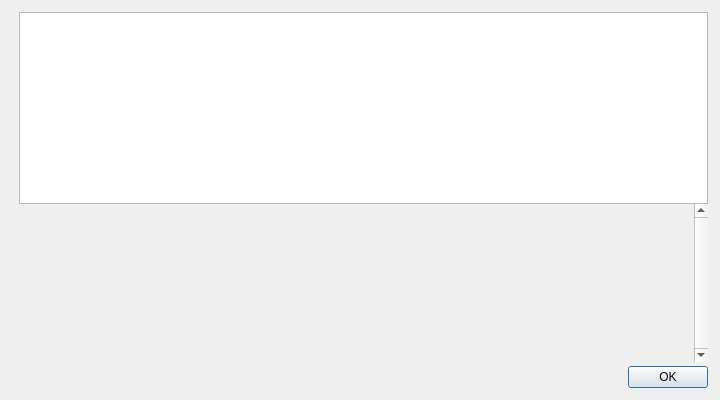
<?xml version="1.0" encoding="UTF-8"?>
<ui version="4.0">
 <class>HelpMessageDialog</class>
 <widget class="QDialog" name="HelpMessageDialog">
  <property name="geometry">
   <rect>
    <x>0</x>
    <y>0</y>
    <width>720</width>
    <height>400</height>
   </rect>
  </property>
  <layout class="QHBoxLayout" name="horizontalLayout_2">
   <property name="spacing">
    <number>0</number>
   </property>
   <property name="leftMargin">
    <number>12</number>
   </property>
   <property name="topMargin">
    <number>12</number>
   </property>
   <property name="rightMargin">
    <number>12</number>
   </property>
   <property name="bottomMargin">
    <number>12</number>
   </property>
   <item>
    <layout class="QVBoxLayout" name="verticalLayoutLogo" stretch="0,0">
     <property name="leftMargin">
      <number>0</number>
     </property>
     <property name="topMargin">
      <number>4</number>
     </property>
     <property name="rightMargin">
      <number>0</number>
     </property>
     <item>
      <widget class="QLabel" name="aboutLogo">
       <property name="sizePolicy">
        <sizepolicy hsizetype="Preferred" vsizetype="Ignored">
         <horstretch>0</horstretch>
         <verstretch>0</verstretch>
        </sizepolicy>
       </property>
       <property name="maximumSize">
        <size>
         <width>100</width>
         <height>100</height>
        </size>
       </property>
       <property name="pixmap">
        <pixmap resource="../bitcoin.qrc">:/icons/bitcoin</pixmap>
       </property>
       <property name="scaledContents">
        <bool>true</bool>
       </property>
       <property name="alignment">
        <set>Qt::AlignLeading|Qt::AlignLeft|Qt::AlignTop</set>
       </property>
      </widget>
     </item>
     <item>
      <widget class="QFrame" name="frame">
       <property name="frameShape">
        <enum>QFrame::NoFrame</enum>
       </property>
       <property name="frameShadow">
        <enum>QFrame::Raised</enum>
       </property>
      </widget>
     </item>
    </layout>
   </item>
   <item>
    <layout class="QVBoxLayout" name="verticalLayout">
     <item>
      <widget class="QTextEdit" name="helpMessage">
       <property name="readOnly">
        <bool>true</bool>
       </property>
      </widget>
     </item>
     <item>
      <widget class="QScrollArea" name="scrollArea">
       <property name="frameShape">
        <enum>QFrame::NoFrame</enum>
       </property>
       <property name="verticalScrollBarPolicy">
        <enum>Qt::ScrollBarAlwaysOn</enum>
       </property>
       <property name="widgetResizable">
        <bool>true</bool>
       </property>
       <widget class="QWidget" name="scrollAreaWidgetContents">
        <layout class="QVBoxLayout" name="verticalLayout_2">
         <item>
          <widget class="QLabel" name="aboutMessage">
           <property name="cursor">
            <cursorShape>IBeamCursor</cursorShape>
           </property>
           <property name="textFormat">
            <enum>Qt::PlainText</enum>
           </property>
           <property name="alignment">
            <set>Qt::AlignLeading|Qt::AlignLeft|Qt::AlignTop</set>
           </property>
           <property name="openExternalLinks">
            <bool>true</bool>
           </property>
           <property name="textInteractionFlags">
            <set>Qt::LinksAccessibleByMouse|Qt::TextSelectableByKeyboard|Qt::TextSelectableByMouse</set>
           </property>
          </widget>
         </item>
        </layout>
       </widget>
      </widget>
     </item>
     <item>
      <spacer name="verticalSpacer">
       <property name="orientation">
        <enum>Qt::Vertical</enum>
       </property>
       <property name="sizeType">
        <enum>QSizePolicy::Fixed</enum>
       </property>
       <property name="sizeHint" stdset="0">
        <size>
         <width>4</width>
         <height>4</height>
        </size>
       </property>
      </spacer>
     </item>
     <item>
      <widget class="QDialogButtonBox" name="okButton">
       <property name="orientation">
        <enum>Qt::Horizontal</enum>
       </property>
       <property name="standardButtons">
        <set>QDialogButtonBox::Ok</set>
       </property>
      </widget>
     </item>
    </layout>
   </item>
  </layout>
 </widget>
 <resources>
  <include location="../bitcoin.qrc"/>
 </resources>
 <connections>
  <connection>
   <sender>okButton</sender>
   <signal>accepted()</signal>
   <receiver>HelpMessageDialog</receiver>
   <slot>accept()</slot>
   <hints>
    <hint type="sourcelabel">
     <x>20</x>
     <y>20</y>
    </hint>
    <hint type="destinationlabel">
     <x>20</x>
     <y>20</y>
    </hint>
   </hints>
  </connection>
  <connection>
   <sender>okButton</sender>
   <signal>rejected()</signal>
   <receiver>HelpMessageDialog</receiver>
   <slot>reject()</slot>
   <hints>
    <hint type="sourcelabel">
     <x>20</x>
     <y>20</y>
    </hint>
    <hint type="destinationlabel">
     <x>20</x>
     <y>20</y>
    </hint>
   </hints>
  </connection>
 </connections>
</ui>
